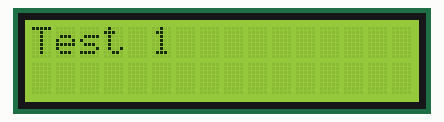
A sketch run on a simulated Arduino Uno, built with avr-gcc and run on an emulated ATmega328P. On the bench: 16×2 character LCD.

Above: at 0.1 s.
At 1.1 s:
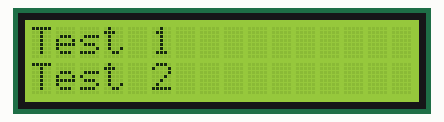

The sketch:

i2c_lcd_test.ino
```cpp
/* Simple program to test a I2C Liquid Crystal Display
 * Written by Nathan McCulloch
 */


#include <LiquidCrystal_I2C.h>
#include <Wire.h>


LiquidCrystal_I2C lcd(0x27, 2, 1, 0, 4, 5, 6, 7, 3, POSITIVE);

void setup() {
  lcd.begin(16, 2);
  lcd.backlight(); //Enable LCD backlight
}

void loop() {
  lcd.setCursor(0, 0);
  lcd.print("Test 1");
  delay(1000);
  lcd.setCursor(0, 1);
  lcd.print("Test 2");
  delay(5000);
  lcd.clear();
}
```

Measured:
- what the display in image 1 shows lasts 5.0 s, from 1.1 s to 6.1 s
